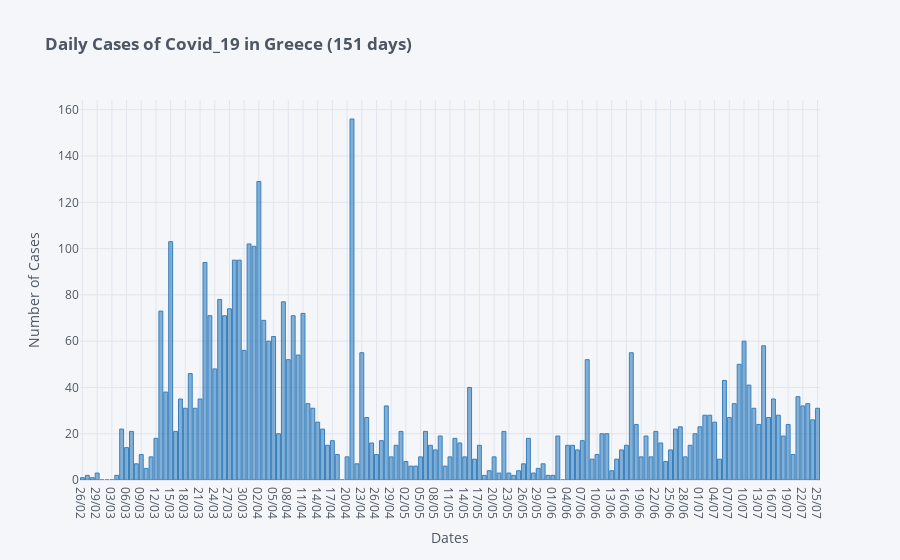

The notebook cell saved with this chart:
### Markdown cell above
## Daily Cases

### Code cell
df['Daily Cases'].iplot(kind='bar', color='blue',
                        xTitle='Dates', yTitle='Number of Cases',
                        title='<b>Daily Cases of Covid_19 in Greece ('+str(len(df['Total Cases']))+' days)</b>')

### Figure 1 — Plotly figure (JSON) as saved in the notebook; plotly's stock layout.template omitted (floating-point values rounded to 4 significant figures; data arrays with more than 128 entries replaced by an {"elided": "..."} marker saying what was removed)
{"data": [{"marker": {"color": "rgba(55, 128, 191, 0.6)", "line": {"color": "rgba(55, 128, 191, 1.0)", "width": 1}}, "name": "Daily Cases", "orientation": "v", "text": "", "type": "bar", "x": {"elided": "151 str values"}, "y": {"elided": "151 int values"}}], "layout": {"legend": {"bgcolor": "#F5F6F9", "font": {"color": "#4D5663"}}, "paper_bgcolor": "#F5F6F9", "plot_bgcolor": "#F5F6F9", "title": {"font": {"color": "#4D5663"}, "text": "<b>Daily Cases of Covid_19 in Greece (151 days)</b>"}, "xaxis": {"gridcolor": "#E1E5ED", "showgrid": true, "tickfont": {"color": "#4D5663"}, "title": {"font": {"color": "#4D5663"}, "text": "Dates"}, "zerolinecolor": "#E1E5ED"}, "yaxis": {"gridcolor": "#E1E5ED", "showgrid": true, "tickfont": {"color": "#4D5663"}, "title": {"font": {"color": "#4D5663"}, "text": "Number of Cases"}, "zerolinecolor": "#E1E5ED"}}}
